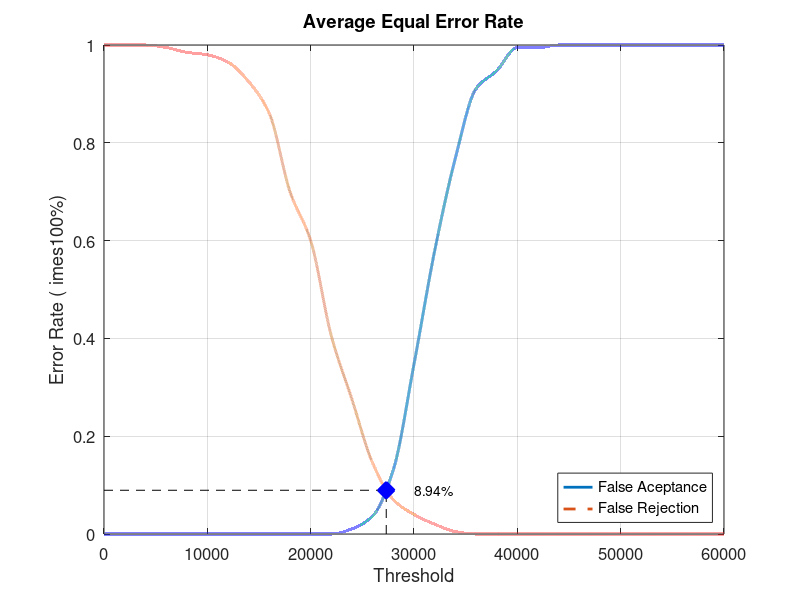
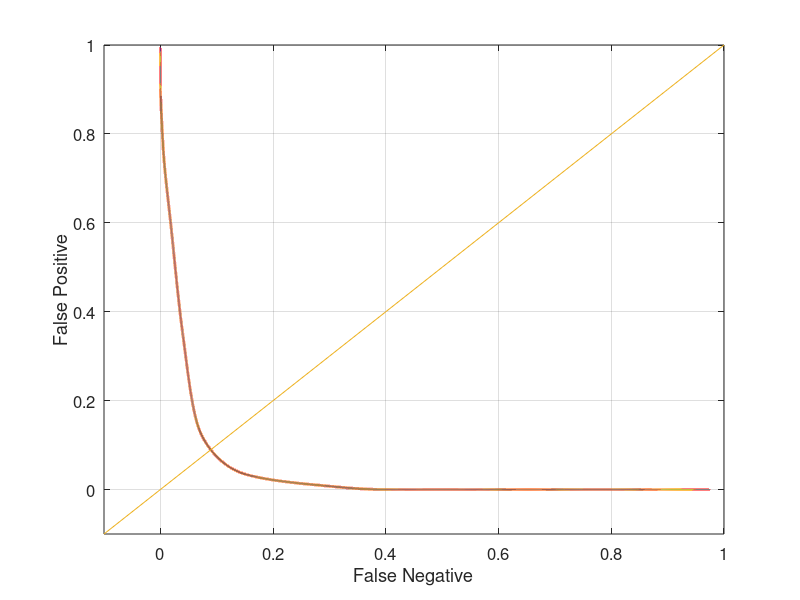

Write MATLAB code to recreate these figures, in order.
close all;
clear;
clc;
x = 0:2000:60000;
xq = 0:0.5:60000;

y0 = [0 0 0 0 0 0 0 0 0 0 0 0 0.0105263 0.0368421 0.131579 0.347368 0.578947 0.768421 0.910526 0.947368 0.994737 0.994737 1 1 1 1 1 1 1 1 1]
yy0 = interp1(x, y0, xq, 'pchip');
y1 = [1 1 1 0.995 0.985 0.98 0.965 0.925 0.86 0.7 0.6 0.405 0.275 0.145 0.07 0.04 0.02 0.005 0 0 0 0 0 0 0 0 0 0 0 0 0]
yy1 = interp1(x, y1, xq, 'pchip');

% Calculating EER: 
y2 = abs(y0 - y1);
find(y2 == min(y2))
yy2 = abs(yy0 - yy1);
xEER = find(yy2 == min(yy2));
xEERIndex = xq(xEER) % X-axis EER
yEER = yy0(xEER) % Y-axis EER

main = figure
plot(xq, yy0,'-','LineWidth', 2);	hold on
plot(xq, yy1,'--','LineWidth', 2);	hold on
plot([xEERIndex xEERIndex], [0 yEER], 'k--');	hold on
plot([0 xEERIndex], [yEER yEER], 'k--');	hold on
plot(xEERIndex, yEER, 'bx', 'LineWidth', 10);	hold on
text(xEERIndex + 10 * xEERIndex / 100, yEER, [num2str(round((10000 * yEER)) / 100) '%'])
legend('False Aceptance', 'False Rejection', 'Location', 'SouthEast')
xlabel('Threshold')
ylabel('Error Rate (	imes100%)')
title('Average Equal Error Rate')
set(gca, 'FontSize', 12)
axis([0 60000 0 1])
grid on

print(main, 'Database3_4Main', '-dpng');
FNRxFPR = figure('Color', [1 1 1]);
plot(yy1, yy0, '-', yy1, yy0, 'LineWidth', 2);
hold on
y = -0.1:0.1:1
plot(y, y); 
set(gca, 'FontSize', 12)
xlabel('False Negative')
ylabel('False Positive')
axis([-0.1 1 -0.1 1])
set(gca, 'FontSize', 12)
grid on

print(FNRxFPR, 'Database3_4FNRxFPR','-dpng');
